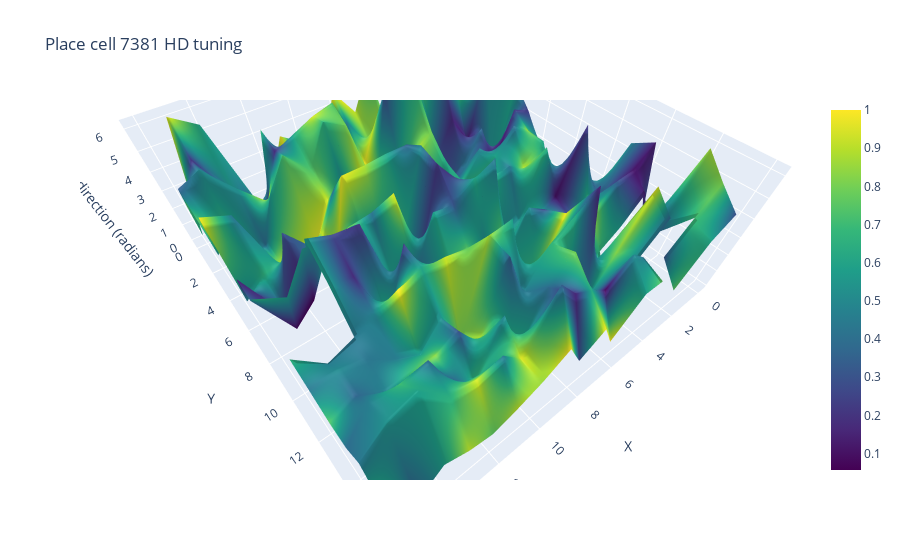

Notebook cell for this chart:
### Code cell
import numpy as np
import plotly.graph_objects as go

grid_len = int(np.sqrt(num_locations))
X = np.arange(grid_len)
Y = np.arange(grid_len)
X, Y = np.meshgrid(X, Y)
Z = mean_direction.reshape((grid_len, grid_len))

fig = go.Figure(data=[go.Surface(z=Z, x=X, y=Y, surfacecolor=mean_vector_lengths.reshape(grid_len, grid_len), colorscale='Viridis')])

fig.update_layout(
    title=f'Place cell {idx} HD tuning',
    scene=dict(
        xaxis_title='X',
        yaxis_title='Y',
        zaxis_title='Mean direction (radians)',
    ),
    coloraxis_colorbar=dict(
        title="Mean resultant vector"
    )
)

fig.show()

### Figure 1 — Plotly figure (JSON) as saved in the notebook; plotly's stock layout.template omitted (floating-point values rounded to 4 significant figures; data arrays with more than 128 entries replaced by an {"elided": "..."} marker saying what was removed)
{"data": [{"colorscale": [[0, "#440154"], [0.1111, "#482878"], [0.2222, "#3e4989"], [0.3333, "#31688e"], [0.4444, "#26828e"], [0.5556, "#1f9e89"], [0.6667, "#35b779"], [0.7778, "#6ece58"], [0.8889, "#b5de2b"], [1, "#fde725"]], "surfacecolor": {"elided": "17x17 float values"}, "type": "surface", "x": {"elided": "17x17 int values"}, "y": {"elided": "17x17 int values"}, "z": {"elided": "17x17 float values"}}], "layout": {"autosize": true, "coloraxis": {"colorbar": {"title": {"text": "Mean resultant vector"}}}, "dragmode": "zoom", "scene": {"aspectmode": "auto", "aspectratio": {"x": 1.374, "y": 1.374, "z": 0.53}, "camera": {"center": {"x": 0.1072, "y": 0.1629, "z": -0.1755}, "eye": {"x": 0.6973, "y": 0.9106, "z": 1.041}, "projection": {"type": "perspective"}, "up": {"x": 0, "y": 0, "z": 1}}, "dragmode": "turntable", "xaxis": {"title": {"text": "X"}, "type": "linear"}, "yaxis": {"title": {"text": "Y"}, "type": "linear"}, "zaxis": {"title": {"text": "Mean direction (radians)"}, "type": "linear"}}, "title": {"text": "Place cell 7381 HD tuning"}}}
